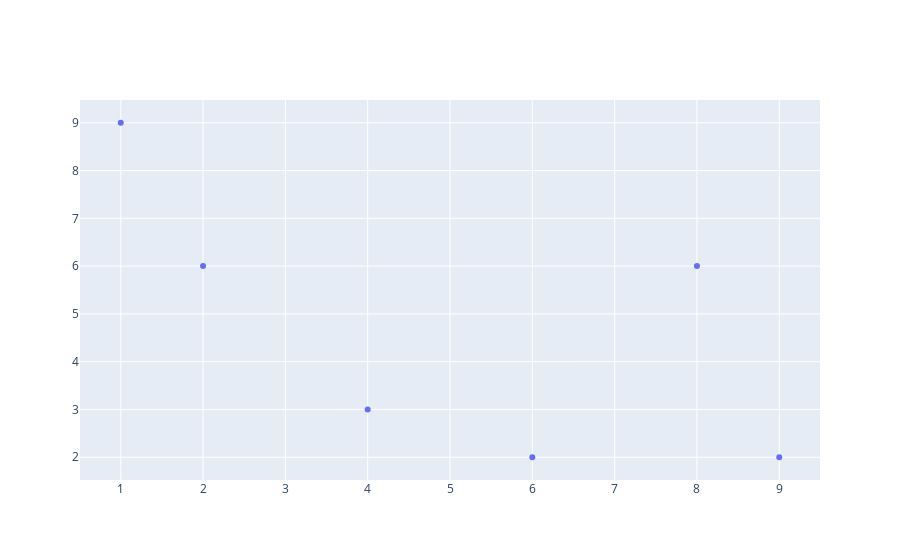

Notebook code cell kept with this figure:
### Code cell
da = go.Figure()
da.add_trace(go.Scatter(x=[1,2,4,6,8,9], y= [9,6,3,2,6,2], mode = 'markers'))

### Figure 1 — Plotly figure (JSON) as saved in the notebook; plotly's stock layout.template omitted (floating-point values rounded to 4 significant figures)
{"data": [{"mode": "markers", "type": "scatter", "x": [1, 2, 4, 6, 8, 9], "y": [9, 6, 3, 2, 6, 2]}], "layout": {"autosize": true, "xaxis": {"autorange": true, "range": [0.4802, 9.52], "type": "linear"}, "yaxis": {"autorange": true, "range": [1.422, 9.578], "type": "linear"}}}
